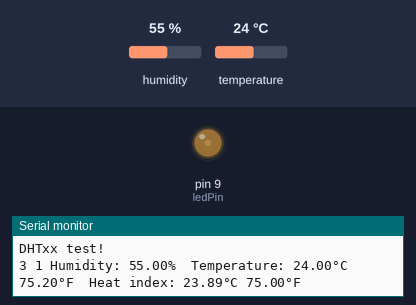
Bench run of a sketch on a simulated Arduino Uno, built with avr-gcc and run on an emulated ATmega328P. On the bench: output pins drawn as LEDs (lit = HIGH), the last lines printed to the serial monitor. Inputs (shaded band) come from the test bench; at power-on: temperature 24 °C, humidity 55 %.

Above: at 6.9 s.
7.0 s: temperature set to 12 °C
At 8.9 s:
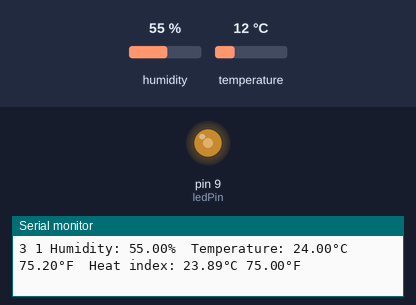
At 14.9 s:
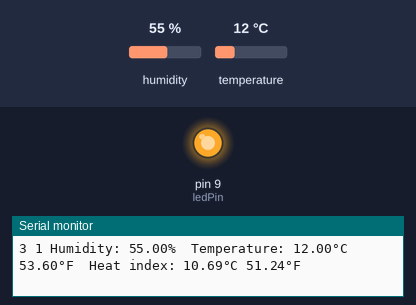
15.7 s: temperature set to 33 °C
Timing chart, 0 to 26.6 s (numbered marks = the images above; inputs shaded):
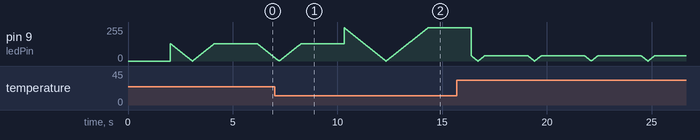

The sketch:

DHTtester.ino
```cpp
// Example testing sketch for various DHT humidity/temperature sensors
// Written by ladyada, public domain

// REQUIRES the following Arduino libraries:
// - DHT Sensor Library: https://github.com/adafruit/DHT-sensor-library
// - Adafruit Unified Sensor Lib: https://github.com/adafruit/Adafruit_Sensor

#include "DHT.h"

#define DHTPIN 2     // Digital pin connected to the DHT sensor
// Feather HUZZAH ESP8266 note: use pins 3, 4, 5, 12, 13 or 14 --
// Pin 15 can work but DHT must be disconnected during program upload.

// Uncomment whatever type you're using!
//#define DHTTYPE DHT11   // DHT 11
#define DHTTYPE DHT11   // DHT 22  (AM2302), AM2321
//#define DHTTYPE DHT21   // DHT 21 (AM2301)

// Connect pin 1 (on the left) of the sensor to +5V
// NOTE: If using a board with 3.3V logic like an Arduino Due connect pin 1
// to 3.3V instead of 5V!
// Connect pin 2 of the sensor to whatever your DHTPIN is
// Connect pin 3 (on the right) of the sensor to GROUND (if your sensor has 3 pins)
// Connect pin 4 (on the right) of the sensor to GROUND and leave the pin 3 EMPTY (if your sensor has 4 pins)
// Connect a 10K resistor from pin 2 (data) to pin 1 (power) of the sensor

// Initialize DHT sensor.
// Note that older versions of this library took an optional third parameter to
// tweak the timings for faster processors.  This parameter is no longer needed
// as the current DHT reading algorithm adjusts itself to work on faster procs.
DHT dht(DHTPIN, DHTTYPE);
void setup() {
  Serial.begin(9600);
  Serial.println(F("DHTxx test!"));
  dht.begin();
}

void loop() {
  // Wait a few seconds between measurements.
  int ledPin = 9;
  int c=37;
  pinMode(ledPin,OUTPUT);
  delay(2000);
  // Reading temperature or humidity takes about 250 milliseconds!
  // Sensor readings may also be up to 2 seconds 'old' (its a very slow sensor)
  float h = dht.readHumidity();
  // Read temperature as Celsius (the default)
  float t = dht.readTemperature();
  // Read temperature as Fahrenheit (isFahrenheit = true)
  float f = dht.readTemperature(true);
 for (int a=((c-t)*10); a>=0;a--) { //循环语句，控制PWM亮度减小
analogWrite(ledPin,a);
 delay(8); //当前亮度的维持的时间,单位毫秒
}
   for (int a=0; a<=((c-t)*10);a++)
   { //循环语句，控制PWM亮度的增加
analogWrite(ledPin,a);
delay(8); //当前亮度级别维持的时间,单位毫秒
}
  // Check if any reads failed and exit early (to try again).
  if (isnan(h) || isnan(t) || isnan(f)) {
    Serial.println(F("Failed to read from DHT sensor!"));
    return;
  }

  // Compute heat index in Fahrenheit (the default)
  float hif = dht.computeHeatIndex(f, h);
  // Compute heat index in Celsius (isFahreheit = false)
  float hic = dht.computeHeatIndex(t, h, false);
  Serial.print(F("3 1 "));
  Serial.print(F("Humidity: "));
  Serial.print(h);
  Serial.print(F("%  Temperature: "));
  Serial.print(t);
  Serial.print(F("°C "));
  Serial.print(f);
  Serial.print(F("°F  Heat index: "));
  Serial.print(hic);
  Serial.print(F("°C "));
  Serial.print(hif);
  Serial.println(F("°F"));
}
```
